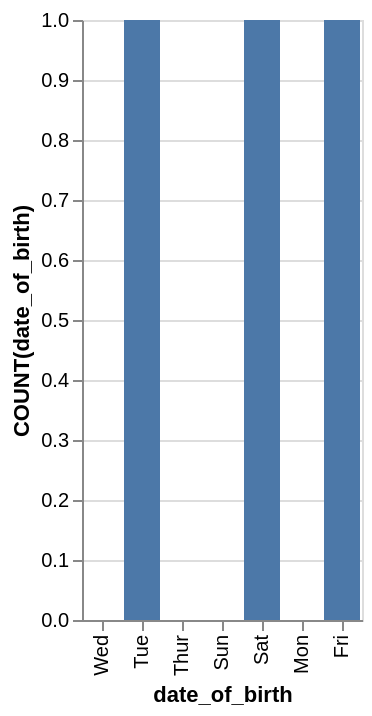

Here is the Vega-Lite specification saved for this chart:
### Vega-Lite specification from a JSON file in a GitHub repository (floating-point values rounded to 4 significant figures)
{"data": {"values": [{"x_data": "Mon", "y_data": 0}, {"x_data": "Tue", "y_data": 1}, {"x_data": "Wed", "y_data": 0}, {"x_data": "Thur", "y_data": 0}, {"x_data": "Fri", "y_data": 1}, {"x_data": "Sat", "y_data": 1}, {"x_data": "Sun", "y_data": 0}]}, "mark": "bar", "encoding": {"x": {"field": "x_data", "type": "nominal", "title": "date_of_birth", "sort": "descending"}, "y": {"field": "y_data", "type": "quantitative", "title": "COUNT(date_of_birth)"}}}
